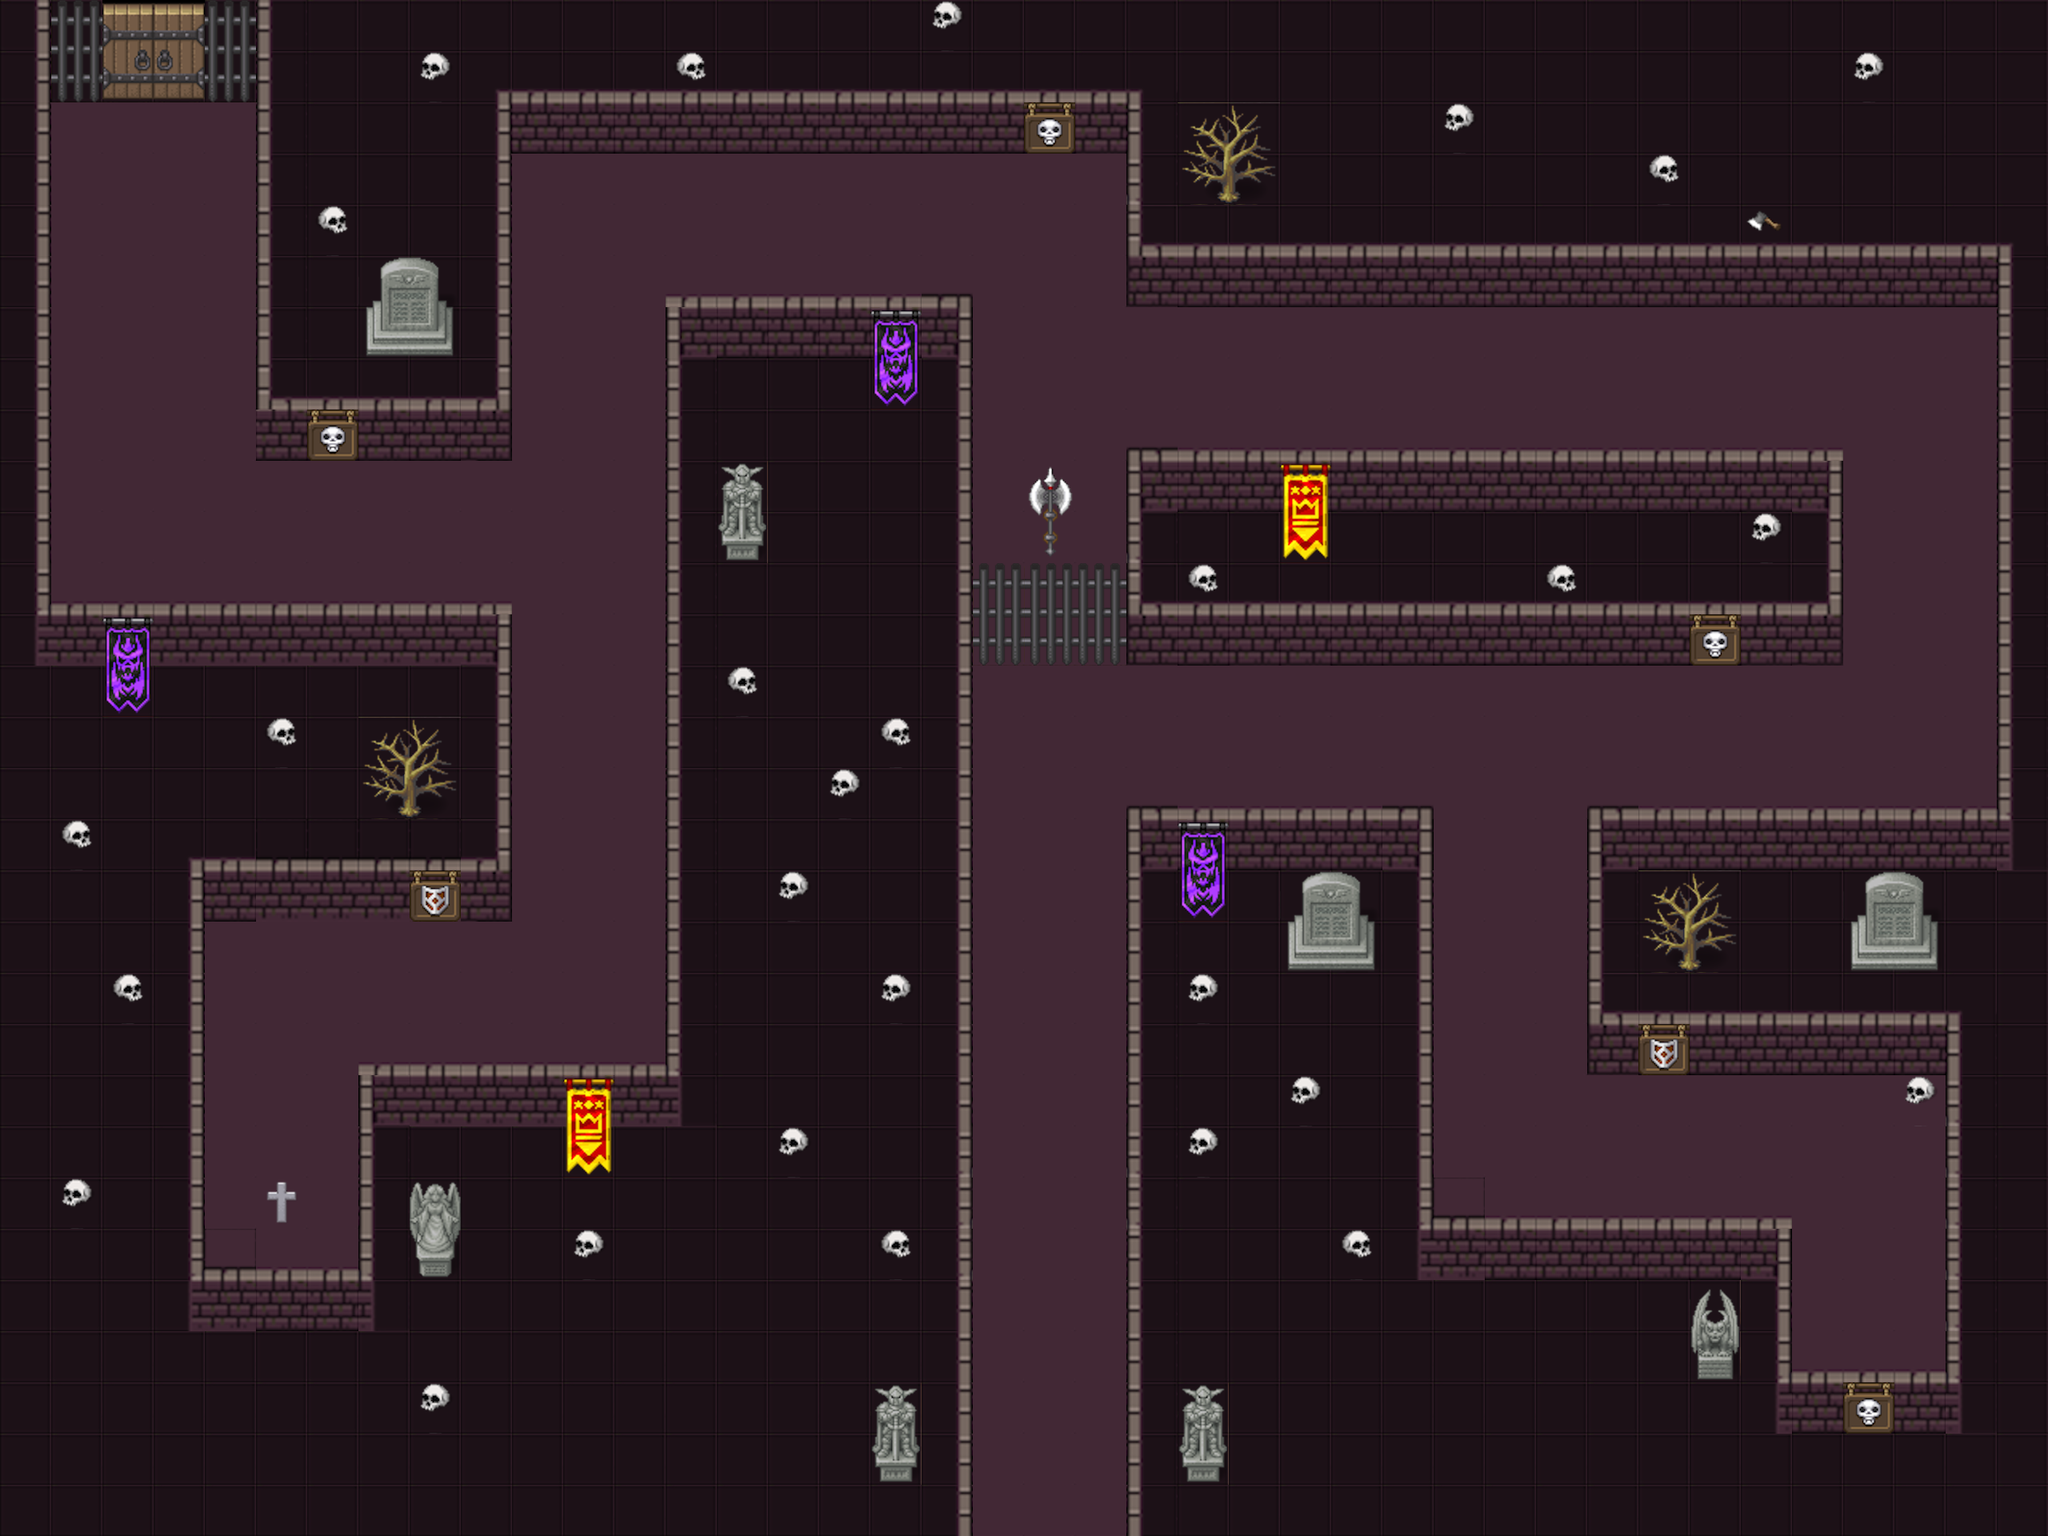

A level layout from a 2D game, rendered from its tile map. Below: a short description, then the map file with tile-grid data replaced by summaries:
An orthogonal 40x30 tile map with 64x64 px tiles, 5 tile layers (blank, floor, wall, door, ...), 2 tilesets and 10 objects (start, end, key, love4, love3, ...).

<map version="1.9" tiledversion="1.9.2" orientation="orthogonal" renderorder="right-down" width="40" height="30" tilewidth="64" tileheight="64" infinite="0" nextlayerid="12" nextobjectid="14">
 <editorsettings>
  <export target="worldmap.tmj" format="json" />
 </editorsettings>
 <tileset firstgid="1" name="wall64px" tilewidth="64" tileheight="64" tilecount="256" columns="16">
  <image source="wall64px.png" width="1024" height="1024" />
 </tileset>
 <tileset firstgid="257" name="mm" tilewidth="64" tileheight="64" tilecount="1064" columns="8">
  <image source="mm.png" width="512" height="8512" />
 </tileset>
 <layer id="4" name="blank" width="40" height="30">
  <data>[1200 cells, 765 non-empty, 1 distinct tile ids]</data>
 </layer>
 <layer id="2" name="floor" width="40" height="30">
  <data>[1200 cells, 412 non-empty, 1 distinct tile ids]</data>
 </layer>
 <layer id="1" name="wall" width="40" height="30">
  <data>[1200 cells, 380 non-empty, 20 distinct tile ids]</data>
 </layer>
 <layer id="6" name="door" width="40" height="30">
  <data>[1200 cells, 8 non-empty, 8 distinct tile ids]</data>
 </layer>
 <layer id="11" name="decoration" width="40" height="30">
  <data>[1200 cells, 88 non-empty, 29 distinct tile ids]</data>
 </layer>
 <objectgroup id="8" name="objectLayer">
  <object id="2" name="start" x="1312.14" y="1813.45">
   <point />
  </object>
  <object id="4" name="end" x="192.926" y="141.717">
   <point />
  </object>
  <object id="5" name="key" x="160.562" y="673.608">
   <point />
  </object>
  <object id="6" name="love4" x="360.172" y="1251.38">
   <point />
  </object>
  <object id="7" name="love3" x="1122.31" y="292.563">
   <point />
  </object>
  <object id="8" name="love2" x="2413.09" y="930.104">
   <point />
  </object>
  <object id="9" name="love1" x="2339.13" y="1569.9">
   <point />
  </object>
  <object id="11" name="trap1" x="1680.86" y="930.224">
   <point />
  </object>
  <object id="12" name="trap2" x="1315.31" y="479.951">
   <point />
  </object>
  <object id="13" name="trap3" x="422.236" y="674.362">
   <point />
  </object>
 </objectgroup>
</map>
